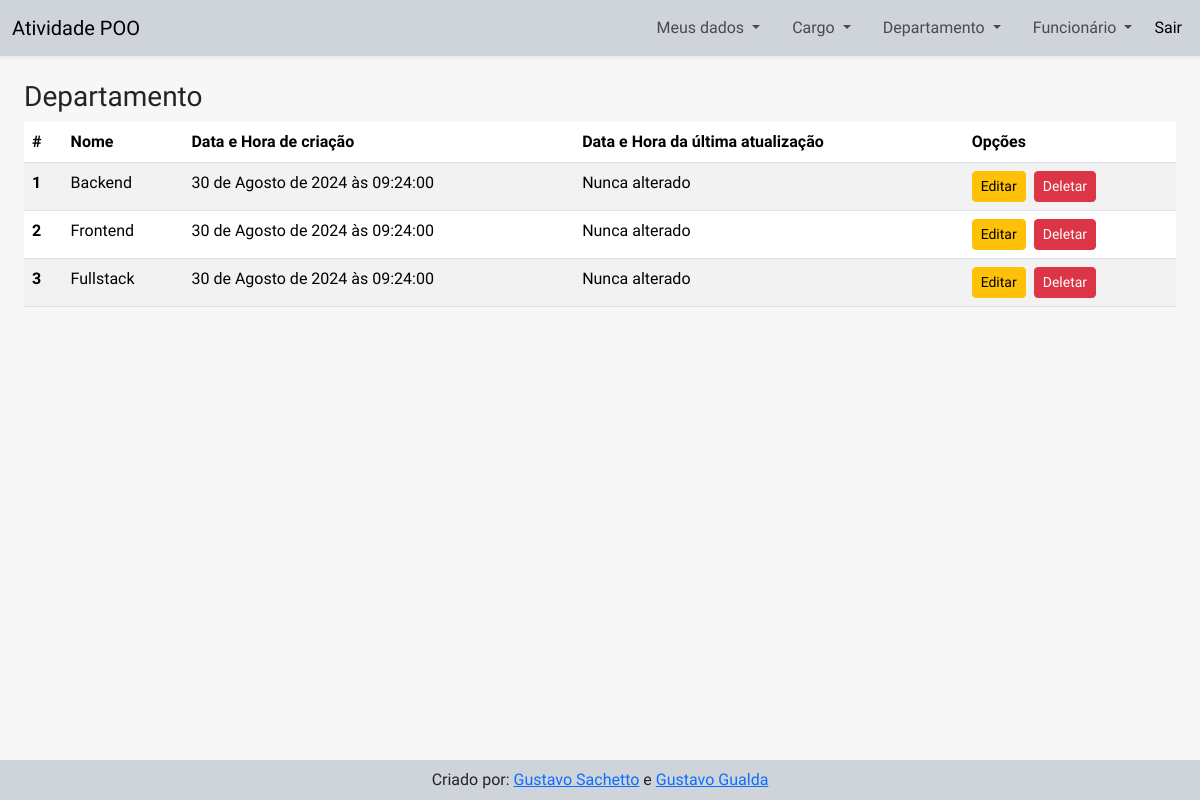
/view/page/departamento.php (signed in), run on the app's committed database.
### tables this page shows
CREATE TABLE `departamento` (
  `nomeDepartamento` varchar(45) NOT NULL,
  `codDepartamento` int(11) NOT NULL,
  `created_at` datetime NOT NULL,
  `updated_at` datetime DEFAULT NULL
);

### model/classConexao.php (called while the page is built, shortened)
<?php
class Conection
{
    private string $table;
    private string $join = '';
    private PDO $conection;
    private static string $dbname;
    private static string $dbhost;
    private static string $dbuser;
    private static string $dbpassword;
    public function __construct(string $table)
    {
        $this->table = $table;
    }
    public static function config(string $dbname, string $dbhost, string $dbuser, string $dbpassword): void
    {
        self::$dbname     = $dbname;
        self::$dbhost     = $dbhost;
        self::$dbuser     = $dbuser;
        self::$dbpassword = $dbpassword;
    }
    public function setConection(): void
    {
        try {
            $this->conection = new PDO("mysql:dbname=".self::$dbname.";host=".self::$dbhost, self::$dbuser, self::$dbpassword);
        } catch (\PDOException $th) {
            echo('<script>console.error("ERROR CONECTION")</script>');
        }
    }
    public function execute(string $query, array $values = []): PDOStatement|false
    {
        try {
            $statement = $this->conection->prepare($query);
            $statement->execute($values);
            return $statement;
        } catch (\Throwable $th) {
            echo('<script>console.error("ERROR EXECUTE")</script>');
            return false;
        }
    }
    public function select(
        string $where = null,
        string $order = null,
        string $limit = null,
        string $fields = '*'
        ): PDOStatement|false
    {
        isset($where) ? $where = ' WHERE ' . $where . ' ' : $where = '';
        isset($order) ? $order = ' ORDER BY ' . $order . ' ' : $order = '';
        isset($limit) ? $limit = ' LIMIT ' . $limit . ' ' : $limit = '';
        isset($this->join) ? $join =$this->join : $join = '';
        $query = "SELECT {$fields} FROM " . $this->table . $join . $where . $order . $limit;
        return $this->execute($query);
    }
}

### model/classDepartamento.php (called while the page is built, shortened)
<?php
require_once 'classConexao.php';
class Departamento
{
    public static function read(string $where = null, string $order = null,  string $limit = null, string $fields = '*'): array
    {
        return (new Conection('departamento'))->select($where, $order, $limit, $fields)->fetchAll(PDO::FETCH_ASSOC);
    }
}

### controller/exibeDepartamento.php (called while the page is built)
<?php
require '../../model/classDepartamento.php';
$resultDepartamento = Departamento::read(null, 'codDepartamento ASC');

### controller/DateFormatter.php (called while the page is built, shortened)
<?php
class DateFormatter
{
    private static $months = [
        1 => "Janeiro",
        2 => "Fevereiro",
        3 => "Março",
        4 => "Abril",
        5 => "Maio",
        6 => "Junho",
        7 => "Julho",
        8 => "Agosto",
        9 => "Setembro",
        10 => "Outubro",
        11 => "Novembro",
        12 => "Dezembro"
    ];
    public static function format($dateTimeString) {
        $dateTime = DateTime::createFromFormat('Y-m-d H:i:s', $dateTimeString);
        $day = $dateTime->format('j');
        $month = (int)$dateTime->format('n');
        $year = $dateTime->format('Y');
        $formattedDate = "{$day} de " . self::$months[$month] . " de {$year}";
        if ($dateTimeString !== $dateTime->format('Y-m-d')) {
            $formattedDate .= " às " . $dateTime->format('H:i:s');
        }
        return $formattedDate;
    }
}

### view/page/departamento.php (the view, shortened to what this page needs)
<!DOCTYPE html>
<html lang="en">
<head>
  <?php include '../layout/head.php' ?>
</head>
<body>
  <?php include '../../controller/exibeDepartamento.php'?>
  <?php include_once '../../controller/DateFormatter.php' ?>
  <header>
    <?php include '../layout/navbar.php' ?>
  </header>
  <main class="m-4 d-flex flex-column">
    <article>
      <h3 class="fw-normal">Departamento</h3>
      <section class="table-responsive">
        <table class="table table-striped table-responsive">
          <thead>
            <tr>
              <th scope="col">#</th>
              <th scope="col">Nome</th>
              <th scope="col">Data e Hora de criação</th>
              <th scope="col">Data e Hora da última atualização</th>
              <th scope="col">Opções</th>
            </tr>
          </thead>
          <tbody>
          <?php if (isset($resultDepartamento) && count($resultDepartamento) > 0): ?>
            <?php foreach ($resultDepartamento as $value): ?>
                <tr>
                    <th scope="row"><?= $value['codDepartamento'] ?></th>
                    <td><?= $value['nomeDepartamento'] ?></td>
                    <td><?= DateFormatter::format($value['created_at']) ?></td>
                    <td><?= empty($value['updated_at']) ? 'Nunca alterado' : DateFormatter::format($value['updated_at']) ?></td>
                    <td class="d-flex">
                        <form action="formEditDepartamento.php" method="get">
                            <button
                                type="submit"
                                name="cod"
                                class="btn btn-sm btn-warning me-2"
                                data-bs-toggle="modal"
                                data-bs-target="#formEdit"
                                value="<?= $value['codDepartamento'] ?>"
                            >
                                Editar
                            </button>
                        </form>
                        <form action="formDeleteDepartamento.php" method="get">
                            <button
                                type="submit"
                                name="cod"
                                class="btn btn-sm btn-danger"
                                data-bs-toggle="modal"
                                data-bs-target="#formDelete"
                                value="<?= $value['codDepartamento'] ?>"
                            >
                                Deletar
                            </button>
                        </form>
                    </td>
                </tr>
            <?php endforeach; ?>
          <?php endif; ?>
          </tbody>
        </table>
      </section>
    </article>
  </main>
  <?php include '../layout/footer.php' ?>
</body>
</html>

### view/css/style.css (style rules this page uses)
* { font-family: 'Fira sans', Arial, Helvetica, sans-serif; }
body { background: #f7f7f7; }

### data on the page
departamento: codDepartamento "1", nomeDepartamento "Backend", created_at "30 de Agosto de 2024 às 09:24:00", shows "Nunca alterado"
departamento: codDepartamento "2", nomeDepartamento "Frontend", created_at "30 de Agosto de 2024 às 09:24:00", shows "Nunca alterado"
departamento: codDepartamento "3", nomeDepartamento "Fullstack", created_at "30 de Agosto de 2024 às 09:24:00", shows "Nunca alterado"
